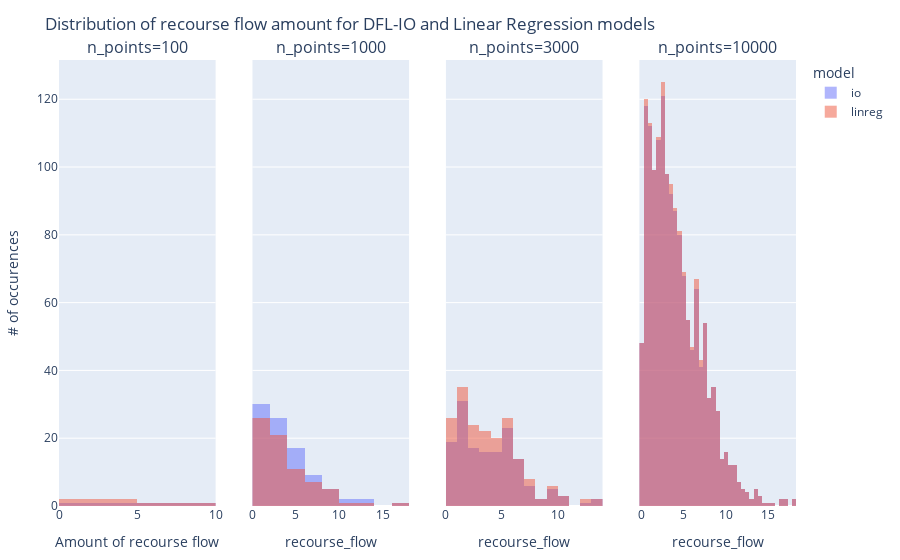

The cell this chart's notebook holds for it:
### Code cell
plot(
    all_recourses,
    kind="histogram",
    x=:recourse_flow,
    facet_col=:n_points, 
    color=:model,
    opacity=0.5,
    Layout(
        xaxis_title="Amount of recourse flow",
        yaxis_title="# of occurences",
        title="Distribution of recourse flow amount for DFL-IO and Linear Regression models",
        barmode="overlay"
    )
)

### Figure 1 — Plotly figure (JSON) as saved in the notebook; plotly's stock layout.template omitted (floating-point values rounded to 4 significant figures; data arrays with more than 128 entries replaced by an {"elided": "..."} marker saying what was removed)
{"data": [{"legendgroup": "io", "marker": {"color": "#636efa"}, "name": "io", "opacity": 0.5, "showlegend": true, "type": "histogram", "x": [0.3388, 5.387], "xaxis": "x", "yaxis": "y"}, {"legendgroup": "io", "marker": {"color": "#636efa"}, "name": "io", "opacity": 0.5, "showlegend": false, "type": "histogram", "x": [0.5462, 0.4724, 5.429, 5.877, 2.351, 4.577, 2.697, 5.299, 8.94, 2.915, 1.354, 1.208, 0.1396, 8.197, 6.153, 9.081, 0.9831, 3.216, 1.616, 7.025, 5.851, 3.193, 16.11, 0.456, 0.08928, 2.46, 1.537, 12.01, 2.616, 1.572, 5.116, 7.007, 5.625, 3.476, 7.053, 6.389, 0.07666, 2.762, 10.37, 1.517, 3.78, 6.341, 2.893, 3.546, 0.05822, 1.565, 5.657, 4.884, 1.182, 2.999, 0.7964, 5.761, 9.375, 0.3759, 2.573, 1.558, 1.472, 0.932, 12.03, 3.982, 2.519, 5.818, 5.003, 5.742, 1.247, 0.455, 3.244, 0.337, 3.17, 10.48, 8.031, 0.1448, 2.37, 1.912, 6.171, 5.112, 4.45, 0.4073, 5.701, 3.262, 2.359, 2.69, 0.7774, 0.7283, 1.773, 6.436, 3.708, 4.941, 3.9, 3.793, 2.762, 6.931], "xaxis": "x2", "yaxis": "y2"}, {"legendgroup": "io", "marker": {"color": "#636efa"}, "name": "io", "opacity": 0.5, "showlegend": false, "type": "histogram", "x": {"elided": "155 float values"}, "xaxis": "x3", "yaxis": "y3"}, {"legendgroup": "io", "marker": {"color": "#636efa"}, "name": "io", "opacity": 0.5, "showlegend": false, "type": "histogram", "x": {"elided": "1475 float values"}, "xaxis": "x4", "yaxis": "y4"}, {"legendgroup": "linreg", "marker": {"color": "#EF553B"}, "name": "linreg", "opacity": 0.5, "showlegend": true, "type": "histogram", "x": [0.3388, 1.98, 5.387], "xaxis": "x", "yaxis": "y"}, {"legendgroup": "linreg", "marker": {"color": "#EF553B"}, "name": "linreg", "opacity": 0.5, "showlegend": false, "type": "histogram", "x": [0.5462, 0.4724, 5.877, 2.351, 4.577, 2.697, 5.299, 8.94, 2.915, 1.354, 1.208, 0.1396, 8.197, 6.153, 9.081, 0.9831, 3.216, 1.616, 7.025, 3.193, 16.11, 0.456, 1.537, 1.246, 2.528, 5.625, 3.476, 6.389, 0.07666, 10.37, 1.517, 3.78, 6.341, 1.565, 4.884, 1.182, 0.8771, 2.999, 0.7964, 5.761, 9.375, 2.573, 1.558, 1.472, 0.932, 5.839, 12.03, 3.982, 2.519, 5.818, 0.455, 3.244, 3.17, 8.031, 0.1448, 1.912, 6.171, 5.112, 4.45, 0.4073, 3.262, 2.359, 2.69, 0.7774, 0.7283, 1.773, 6.436, 4.941, 3.9, 3.807, 3.793, 2.762, 6.931], "xaxis": "x2", "yaxis": "y2"}, {"legendgroup": "linreg", "marker": {"color": "#EF553B"}, "name": "linreg", "opacity": 0.5, "showlegend": false, "type": "histogram", "x": {"elided": "190 float values"}, "xaxis": "x3", "yaxis": "y3"}, {"legendgroup": "linreg", "marker": {"color": "#EF553B"}, "name": "linreg", "opacity": 0.5, "showlegend": false, "type": "histogram", "x": {"elided": "1495 float values"}, "xaxis": "x4", "yaxis": "y4"}], "layout": {"annotations": [{"font": {"size": 16}, "showarrow": false, "text": "n_points=100", "x": 0.1062, "xanchor": "center", "xref": "paper", "y": 1, "yanchor": "bottom", "yref": "paper"}, {"font": {"size": 16}, "showarrow": false, "text": "n_points=1000", "x": 0.3688, "xanchor": "center", "xref": "paper", "y": 1, "yanchor": "bottom", "yref": "paper"}, {"font": {"size": 16}, "showarrow": false, "text": "n_points=3000", "x": 0.6313, "xanchor": "center", "xref": "paper", "y": 1, "yanchor": "bottom", "yref": "paper"}, {"font": {"size": 16}, "showarrow": false, "text": "n_points=10000", "x": 0.8938, "xanchor": "center", "xref": "paper", "y": 1, "yanchor": "bottom", "yref": "paper"}], "barmode": "overlay", "legend": {"title": {"text": "model"}, "tracegroupgap": 0}, "margin": {"b": 50, "l": 50, "r": 50, "t": 60}, "title": "Distribution of recourse flow amount for DFL-IO and Linear Regression models", "xaxis": {"anchor": "y", "domain": [0, 0.2125], "title": {"text": "Amount of recourse flow"}}, "xaxis2": {"anchor": "y2", "domain": [0.2625, 0.475], "title": {"text": "recourse_flow"}}, "xaxis3": {"anchor": "y3", "domain": [0.525, 0.7375], "title": {"text": "recourse_flow"}}, "xaxis4": {"anchor": "y4", "domain": [0.7875, 1], "title": {"text": "recourse_flow"}}, "yaxis": {"anchor": "x", "domain": [0, 1], "title": {"text": "# of occurences"}}, "yaxis2": {"anchor": "x2", "domain": [0, 1], "matches": "y", "showticklabels": false}, "yaxis3": {"anchor": "x3", "domain": [0, 1], "matches": "y", "showticklabels": false}, "yaxis4": {"anchor": "x4", "domain": [0, 1], "matches": "y", "showticklabels": false}}}
